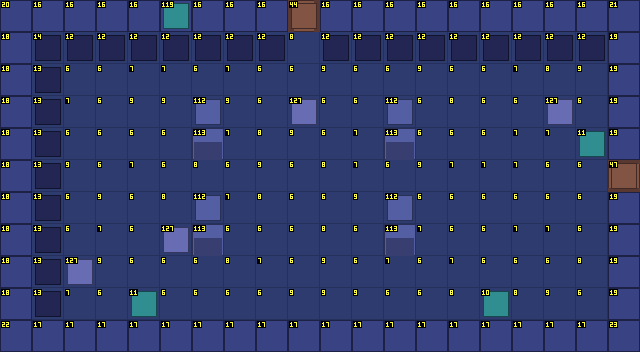

The image is a tile-based game level rendered from a .tmx file. Its description and complete source (layers, tilesets, objects, tile grids) follow:
An orthogonal 20x11 tile map with 32x32 px tiles, 4 tile layers (Sol, Decor, Murs, Dessus) and 10 objects (3x Ennemi, 2x Sortie, 2x Spawn, 2x Torche, Coffre).

<map version="1.10" tiledversion="1.12.2" orientation="orthogonal" renderorder="right-down" width="20" height="11" tilewidth="32" tileheight="32" infinite="0" nextlayerid="6" nextobjectid="11">
 <properties>
  <property name="carte_x" type="int" value="1" />
  <property name="carte_y" type="int" value="2" />
  <property name="etage" value="sous_sol" />
  <property name="obscurite" value="penombre" />
 </properties>
 <tileset firstgid="1" source="../tilesets/sanctuaire_crypte.tsx" />
 <layer id="1" name="Sol" width="20" height="11">
  <data encoding="csv">
8,10,7,7,7,7,7,9,7,9,8,8,10,8,7,7,9,7,7,8,
8,7,9,7,8,10,10,9,10,9,7,7,9,7,10,10,7,8,8,8,
7,10,7,7,8,8,7,8,7,7,10,7,7,10,7,7,8,9,10,10,
7,7,8,7,10,10,9,10,7,10,7,7,10,7,9,7,7,8,7,10,
8,8,7,7,7,7,7,8,9,10,7,8,7,7,7,7,8,8,7,7,
7,7,10,7,8,7,9,7,10,7,9,8,7,10,8,8,8,7,7,10,
9,7,7,10,7,9,7,8,9,7,7,10,9,7,7,7,7,7,7,8,
7,10,7,8,7,8,7,7,7,7,9,7,7,8,7,7,8,8,7,10,
7,9,8,10,7,7,7,9,8,7,10,7,8,7,8,7,7,7,9,7,
7,8,8,7,7,7,7,7,7,10,10,10,7,7,9,9,9,10,7,8,
7,7,7,7,8,10,7,10,7,7,10,7,7,8,8,8,7,7,7,8
</data>
 </layer>
 <layer id="2" name="Decor" width="20" height="11">
  <data encoding="csv">
0,0,0,0,0,0,0,0,0,0,0,0,0,0,0,0,0,0,0,0,
0,15,13,13,13,13,13,13,13,0,13,13,13,13,13,13,13,13,13,0,
0,14,0,0,0,0,0,0,0,0,0,0,0,0,0,0,0,0,0,0,
0,14,0,0,0,0,0,0,0,128,0,0,0,0,0,0,0,128,0,0,
0,14,0,0,0,0,0,0,0,0,0,0,0,0,0,0,0,0,12,0,
0,14,0,0,0,0,0,0,0,0,0,0,0,0,0,0,0,0,0,0,
0,14,0,0,0,0,128,0,0,0,0,0,0,0,0,0,0,0,0,0,
0,14,0,0,0,128,0,0,0,0,0,0,0,0,0,0,0,0,0,0,
0,14,128,0,0,0,0,0,0,0,0,0,0,0,0,0,0,0,0,0,
0,14,0,0,12,0,0,0,0,0,0,0,0,0,0,11,0,0,0,0,
0,0,0,0,0,0,0,0,0,0,0,0,0,0,0,0,0,0,0,0
</data>
 </layer>
 <layer id="3" name="Murs" width="20" height="11">
  <data encoding="csv">
21,17,17,17,17,17,17,17,17,41,17,17,17,17,17,17,17,17,17,22,
19,0,0,0,0,0,0,0,0,0,0,0,0,0,0,0,0,0,0,20,
19,0,0,0,0,0,0,0,0,0,0,0,0,0,0,0,0,0,0,20,
19,0,0,0,0,0,0,0,0,0,0,0,0,0,0,0,0,0,0,20,
19,0,0,0,0,0,114,0,0,0,0,0,114,0,0,0,0,0,0,20,
19,0,0,0,0,0,0,0,0,0,0,0,0,0,0,0,0,0,0,44,
19,0,0,0,0,0,0,0,0,0,0,0,0,0,0,0,0,0,0,20,
19,0,0,0,0,0,114,0,0,0,0,0,114,0,0,0,0,0,0,20,
19,0,0,0,0,0,0,0,0,0,0,0,0,0,0,0,0,0,0,20,
19,0,0,0,0,0,0,0,0,0,0,0,0,0,0,0,0,0,0,20,
23,18,18,18,18,18,18,18,18,18,18,18,18,18,18,18,18,18,18,24
</data>
 </layer>
 <objectgroup id="4" name="Objets">
  <object id="1" type="Sortie" x="288" y="0" width="32" height="32">
   <properties>
    <property name="cible_carte" value="res://scenes/rooms/donjon3_salle_09_room.tscn" />
    <property name="cible_spawn" value="depuis_sud" />
    <property name="godot_node_type" value="area" />
   </properties>
  </object>
  <object id="2" type="Sortie" x="608" y="160" width="32" height="32">
   <properties>
    <property name="cible_carte" value="res://scenes/rooms/donjon3_salle_11_room.tscn" />
    <property name="cible_spawn" value="depuis_ouest" />
    <property name="godot_node_type" value="area" />
   </properties>
  </object>
  <object id="3" type="Spawn" x="304" y="80">
   <properties>
    <property name="id" value="depuis_nord" />
   </properties>
   <point />
  </object>
  <object id="4" type="Spawn" x="560" y="176">
   <properties>
    <property name="id" value="depuis_est" />
   </properties>
   <point />
  </object>
  <object id="5" type="Coffre" x="112" y="272">
   <properties>
    <property name="id" value="donjon3_coffre_05" />
    <property name="contenu" value="cle_petite" />
    <property name="important" type="bool" value="false" />
   </properties>
   <point />
  </object>
  <object id="6" type="Torche" x="240" y="80">
   <properties>
    <property name="id" value="donjon3_brasero_13" />
    <property name="etat" value="allumee" />
    <property name="permanente" type="bool" value="true" />
   </properties>
   <point />
  </object>
  <object id="7" type="Torche" x="368" y="80">
   <properties>
    <property name="id" value="donjon3_brasero_14" />
    <property name="etat" value="allumee" />
    <property name="permanente" type="bool" value="true" />
   </properties>
   <point />
  </object>
  <object id="8" type="Ennemi" x="144" y="112">
   <properties>
    <property name="type" value="ombre_noyee" />
    <property name="variante" value="normal" />
   </properties>
   <point />
  </object>
  <object id="9" type="Ennemi" x="336" y="208">
   <properties>
    <property name="type" value="ombre_noyee" />
    <property name="variante" value="normal" />
   </properties>
   <point />
  </object>
  <object id="10" type="Ennemi" x="496" y="272">
   <properties>
    <property name="type" value="ombre_noyee" />
    <property name="variante" value="normal" />
   </properties>
   <point />
  </object>
 </objectgroup>
 <layer id="5" name="Dessus" width="20" height="11">
  <data encoding="csv">
0,0,0,0,0,120,0,0,0,45,0,0,0,0,0,0,0,0,0,0,
0,0,0,0,0,0,0,0,0,0,0,0,0,0,0,0,0,0,0,0,
0,0,0,0,0,0,0,0,0,0,0,0,0,0,0,0,0,0,0,0,
0,0,0,0,0,0,113,0,0,0,0,0,113,0,0,0,0,0,0,0,
0,0,0,0,0,0,0,0,0,0,0,0,0,0,0,0,0,0,0,0,
0,0,0,0,0,0,0,0,0,0,0,0,0,0,0,0,0,0,0,48,
0,0,0,0,0,0,113,0,0,0,0,0,113,0,0,0,0,0,0,0,
0,0,0,0,0,0,0,0,0,0,0,0,0,0,0,0,0,0,0,0,
0,0,0,0,0,0,0,0,0,0,0,0,0,0,0,0,0,0,0,0,
0,0,0,0,0,0,0,0,0,0,0,0,0,0,0,0,0,0,0,0,
0,0,0,0,0,0,0,0,0,0,0,0,0,0,0,0,0,0,0,0
</data>
 </layer>
</map>
